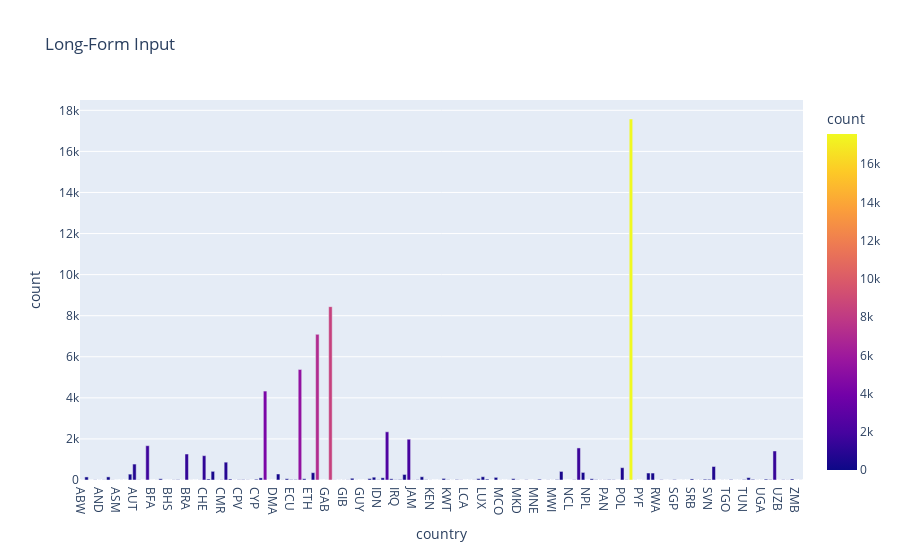

The notebook cell saved with this chart:
### Code cell
country_visitors = df[df['is_canceled'] == 'not_canceled'].groupby(['country']).size().reset_index(name = 'count')
import plotly.express as px



fig = px.bar(country_visitors , x="country", y="count", color="count", title="Long-Form Input")
fig.show()

### Figure 1 — Plotly figure (JSON) as saved in the notebook; plotly's stock layout.template omitted (floating-point values rounded to 4 significant figures; data arrays with more than 128 entries replaced by an {"elided": "..."} marker saying what was removed)
{"data": [{"alignmentgroup": "True", "hovertemplate": "country=%{x}<br>count=%{marker.color}<extra></extra>", "legendgroup": "", "marker": {"color": {"elided": "166 int values"}, "coloraxis": "coloraxis"}, "name": "", "offsetgroup": "", "orientation": "v", "showlegend": false, "textposition": "auto", "type": "bar", "x": {"elided": "166 str values"}, "xaxis": "x", "y": {"elided": "166 int values"}, "yaxis": "y"}], "layout": {"barmode": "relative", "coloraxis": {"colorbar": {"title": {"text": "count"}}, "colorscale": [[0, "#0d0887"], [0.1111, "#46039f"], [0.2222, "#7201a8"], [0.3333, "#9c179e"], [0.4444, "#bd3786"], [0.5556, "#d8576b"], [0.6667, "#ed7953"], [0.7778, "#fb9f3a"], [0.8889, "#fdca26"], [1, "#f0f921"]]}, "legend": {"tracegroupgap": 0}, "title": {"text": "Long-Form Input"}, "xaxis": {"anchor": "y", "domain": [0, 1], "title": {"text": "country"}}, "yaxis": {"anchor": "x", "domain": [0, 1], "title": {"text": "count"}}}}
